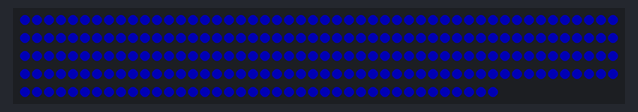
A sketch run on a simulated Arduino Uno, built with avr-gcc and run on an emulated ATmega328P. Shown: 240 RGB LEDs in strip order, left to right, continuing on the next row. Dim RGB values are drawn brighter than linear.

Above: at 2.06 s.
At 2.6 s:
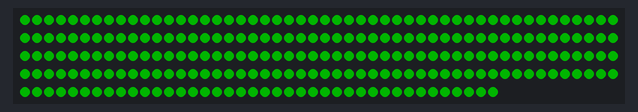

The sketch:

Simple1.ino
```cpp
#include "FastSPI_LED2.h"

#define NUM_LEDS 240

#define USE_LEDS 30

struct CRGB leds[NUM_LEDS];

void setup() {
  // sanity check delay - allows reprogramming if accidently blowing power w/leds
  delay(2000);

  // For safety (to prevent too high of a power draw), the test case defaults to
  // setting brightness to 25% brightness
  LEDS.setBrightness(64);

  LEDS.addLeds<WS2811, 11>(leds, NUM_LEDS);

  LEDS.clear();
}

void loop() {
  for(int iLed = 0; iLed < NUM_LEDS; iLed++) {
    leds[iLed] = CRGB(0, 0, 255);
  }

  LEDS.show();
  delay(100);

  LEDS.showColor(CRGB(255, 0, 0));
  delay(100);

  LEDS.showColor(CRGB(0, 255, 0));
  //LEDS.show();
  delay(100);

}
```
